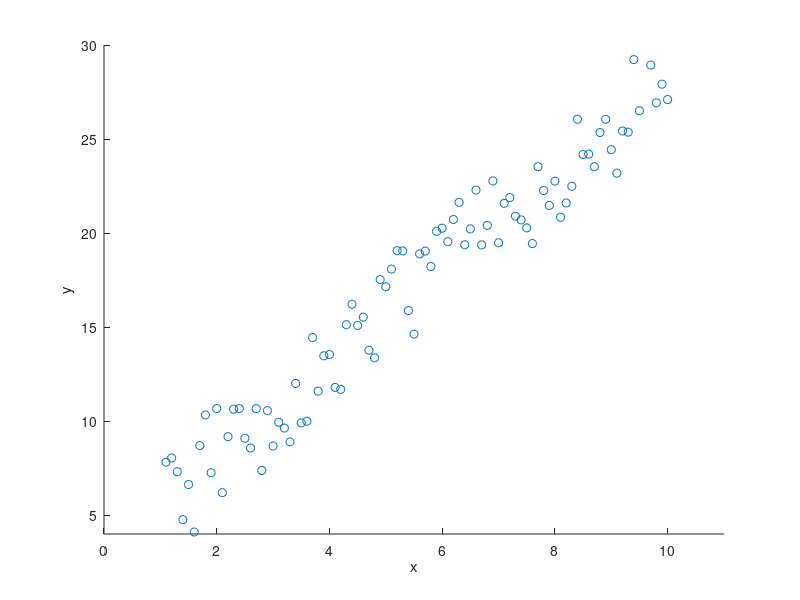

Recreate this plot in MATLAB. (Note: this script raises an error after producing the figure.)
%% (1) Initialization
clear
clc

% Generate the observations (x, y)
theta_0t = 3.1; 
theta_1t = 2.5;
x = [1:0.1:10]'; %#ok
y = theta_0t + theta_1t .* x ...
    + (-3 + 6 * rand(length(x),1)); % adding noise to data

% Create augmented x
x_au = [ones(size(x,1),1) x];

figure(1)
scatter(x, y, 'b*')
ylabel('y'), xlabel('x')
axis([0 11 4 30])

%% (2) Objective Function Calculation
% Obj. value for true theta
theta = [3.1 2.5]';
J = Linear_ComputeCost(x_au, y, theta);
disp(['Obj. Value for True Param. = ' num2str(J)])

% Obj. value for some random theta
theta = [4.5 1.1]';
J = Linear_ComputeCost(x_au, y, theta);
disp(['Obj. Value for Radom Param. = ' num2str(J)])

%% (3) Gradient Descent
clc
% Initialize fitting parameters
theta0 = zeros(2, 1); % [0 0]

% Gradient descent settings
num_iter = 10000;
alpha = 0.05;

disp('Running Gradient Descent ...')
% run gradient descent
[theta, J] = Linear_GradientDescent(x_au, y, theta0, alpha, num_iter);

% return results
disp(['Theta found by gradient descent: ' ...
    'Theta0 = ' num2str(theta(1)) ', Theta1 = ' num2str(theta(2))]);
disp(['Expected Theta values: ' ...
    'Theta0 = ' num2str(theta_0t) ', Theta1 = ' num2str(theta_1t)]);

% Plot the reuslts
figure(1)
hold on 
plot(x, x_au*theta, 'LineWidth', 2)
legend('Observations', 'Linear Regression')
hold off 

figure(2)
plot(1:num_iter, J)
xlabel('# of iterations')
ylabel('Obj. function value')

%% (4) Investigate the effect of random initialization
clc
clear J Jtemp i j
% Initialize fitting parameters
theta0 = [rand(2,10)-5, rand(2,10), rand(2,10)+3];
% Gradient descent settings
num_iter = 1000;
alpha = 0.05;
for i = 1:size(theta0,2) % for each theta0
    [~, Jtemp] = Linear_GradientDescent(x_au, y, theta0(:,i), alpha, num_iter);
    J(i) = Jtemp(end);
end
% Plot Obj. Values for different theta0's
figure
hold on
yline(1.3984, '--k')
scatter(1:10, J(1:10), 'g', 'filled')     % rand(2,10)-5 group ("far", roughly [-5,-4])
scatter(11:20, J(11:20), 'b', 'filled')   % rand(2,10) group ("medium", roughly [0,1])
scatter(21:30, J(21:30), 'r', 'filled')   % rand(2,10)+3 group ("near", roughly [3,4])
xlabel('Initial Guess Index')
ylabel('Final Objective Function Value, J')
legend('J Converged','Group 1 (far)', 'Group 2 (medium)', 'Group 3 (near)')
ytickformat('%.2f')
hold off

%% (5) Investigate the effect of alpha
clc
clear J Jtemp i j J_history
% Initialize fitting parameters
theta0 = zeros(2, 1) ;
% Gradient descent settings
num_iter = 1000000;
alpha = [1e-5 1e-4 1e-3 1e-2 5e-2 1e-1];
J_history = zeros(num_iter, length(alpha));
for i = 1:length(alpha)
    [theta, Jtemp] = Linear_GradientDescent(x_au, y, theta0, alpha(i), num_iter);
    J(i) = Jtemp(end);
    theta_all(:,i) = theta;
    J_history(:,i) = Jtemp;
end

% Identify which alphas diverged (Inf/NaN anywhere in their J history)
diverged = any(~isfinite(J_history), 1);

% Plot objective function value vs iterations, excluding diverged alphas
figure(5)
plot(1:num_iter, J_history(:, ~diverged), 'LineWidth', 1.5)
xlabel('Number of Iterations')
ylabel('Objective Function Value, J')
legend(arrayfun(@(a) ['\alpha = ' num2str(a)], alpha(~diverged), 'UniformOutput', false))
title('Convergence of J for Different Learning Rates')

if any(diverged)
    disp('The following alpha values diverged (excluded from plot):')
    disp(alpha(diverged))
end


%% (6) Investigate the effect of iterations
clc
clear J Jtemp i j

% Initialize fitting parameters
theta0 = zeros(2, 1) ;

% Gradient descent settings
num_iter = [10 100 1000 10000 100000];

alpha = 0.01;
for i = 1:length(num_iter)
    [theta, Jtemp] = Linear_GradientDescent(x_au, y, theta0, alpha, num_iter(i));
    J(i) = Jtemp(end);
    theta_all(:,i) = theta;
end

disp(theta_all)
